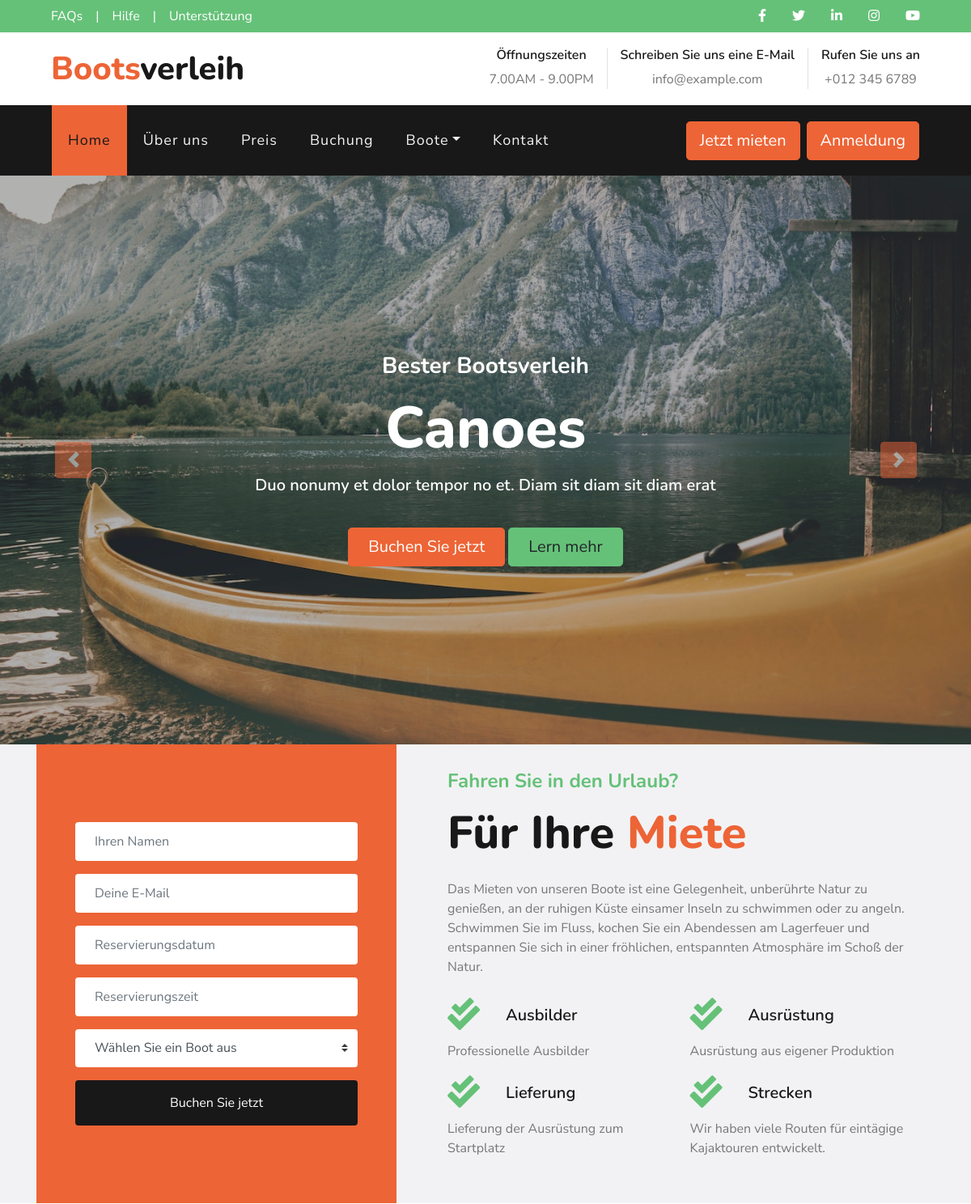
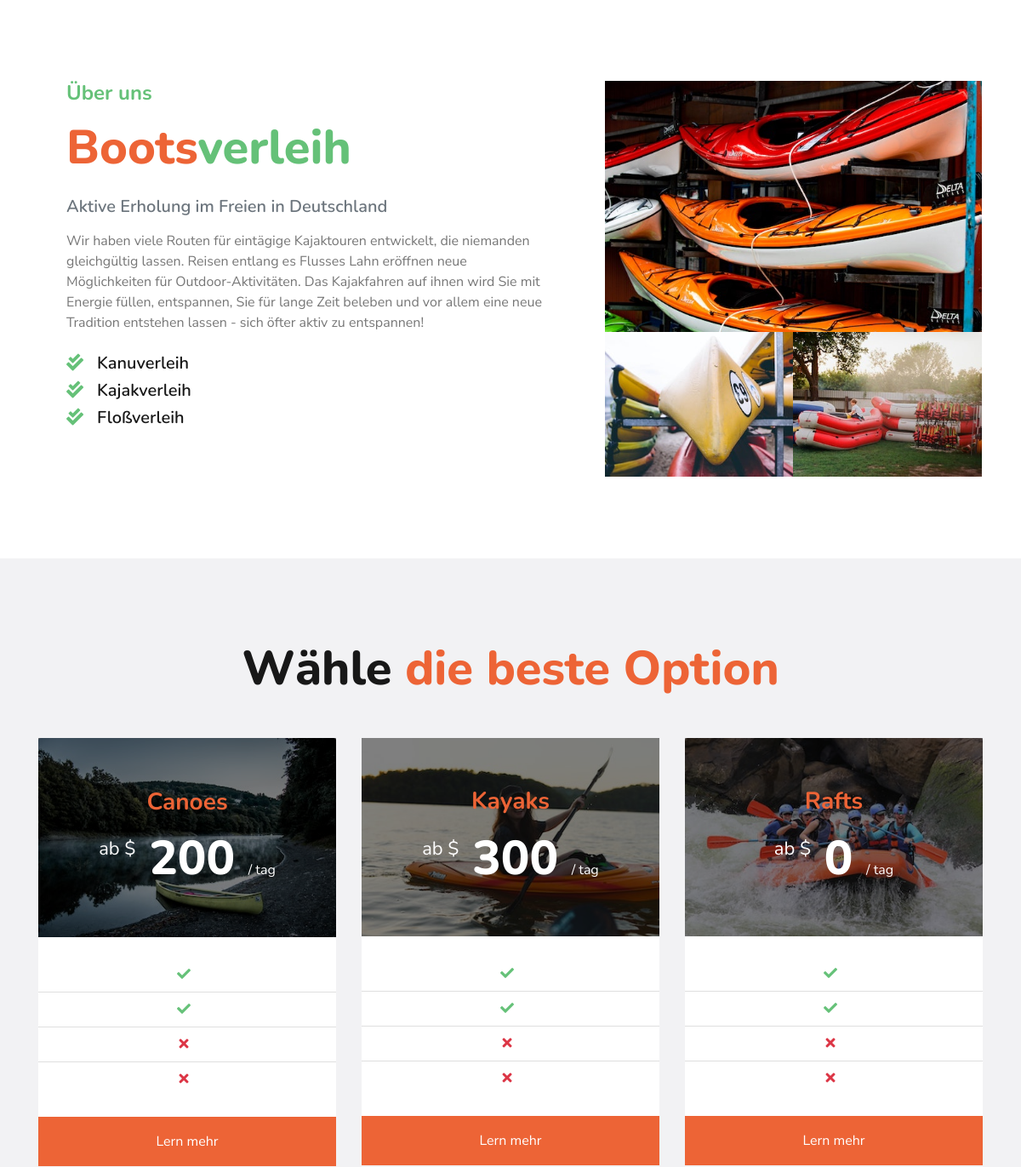
Before: / (upper part) with the older database file (2 pictures, top to bottom).
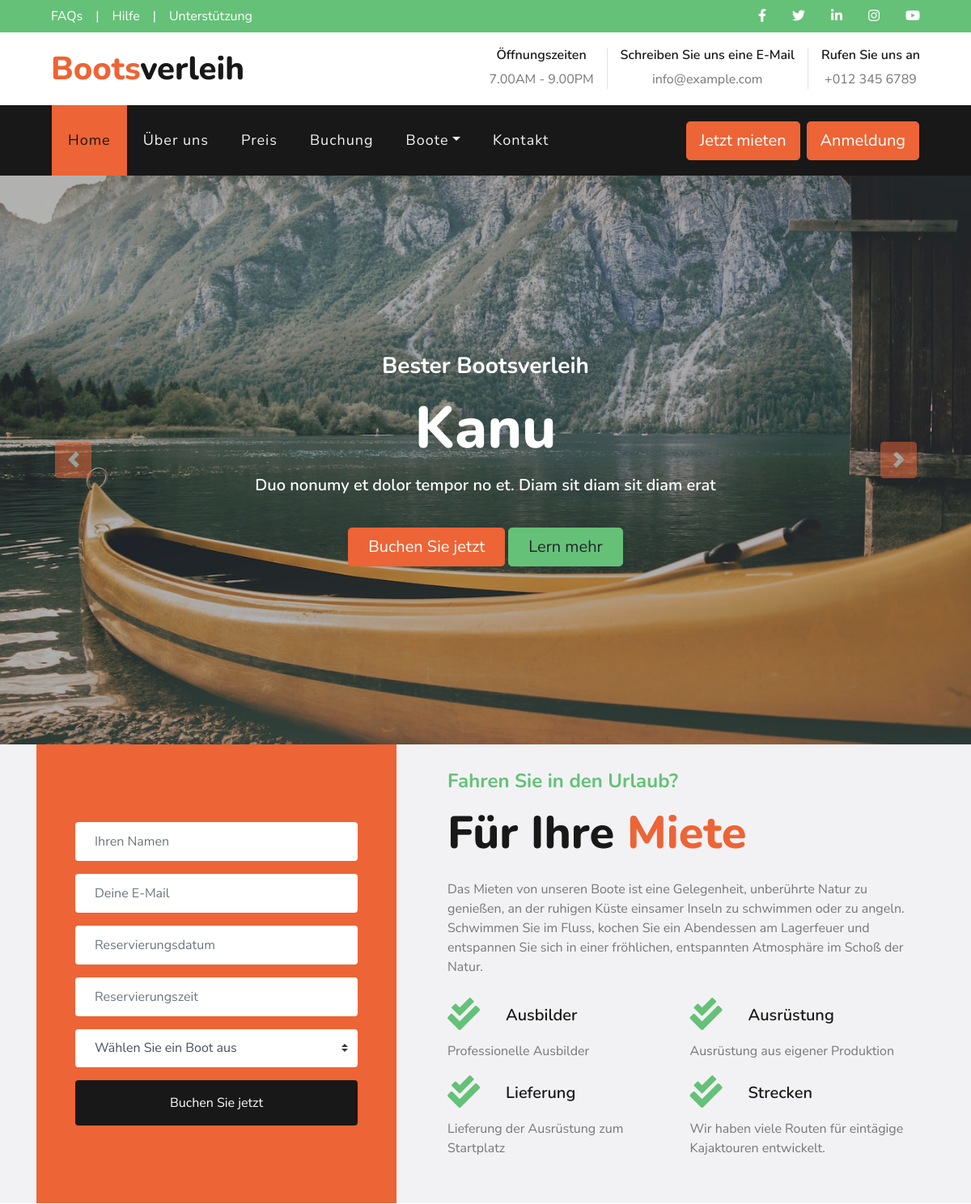
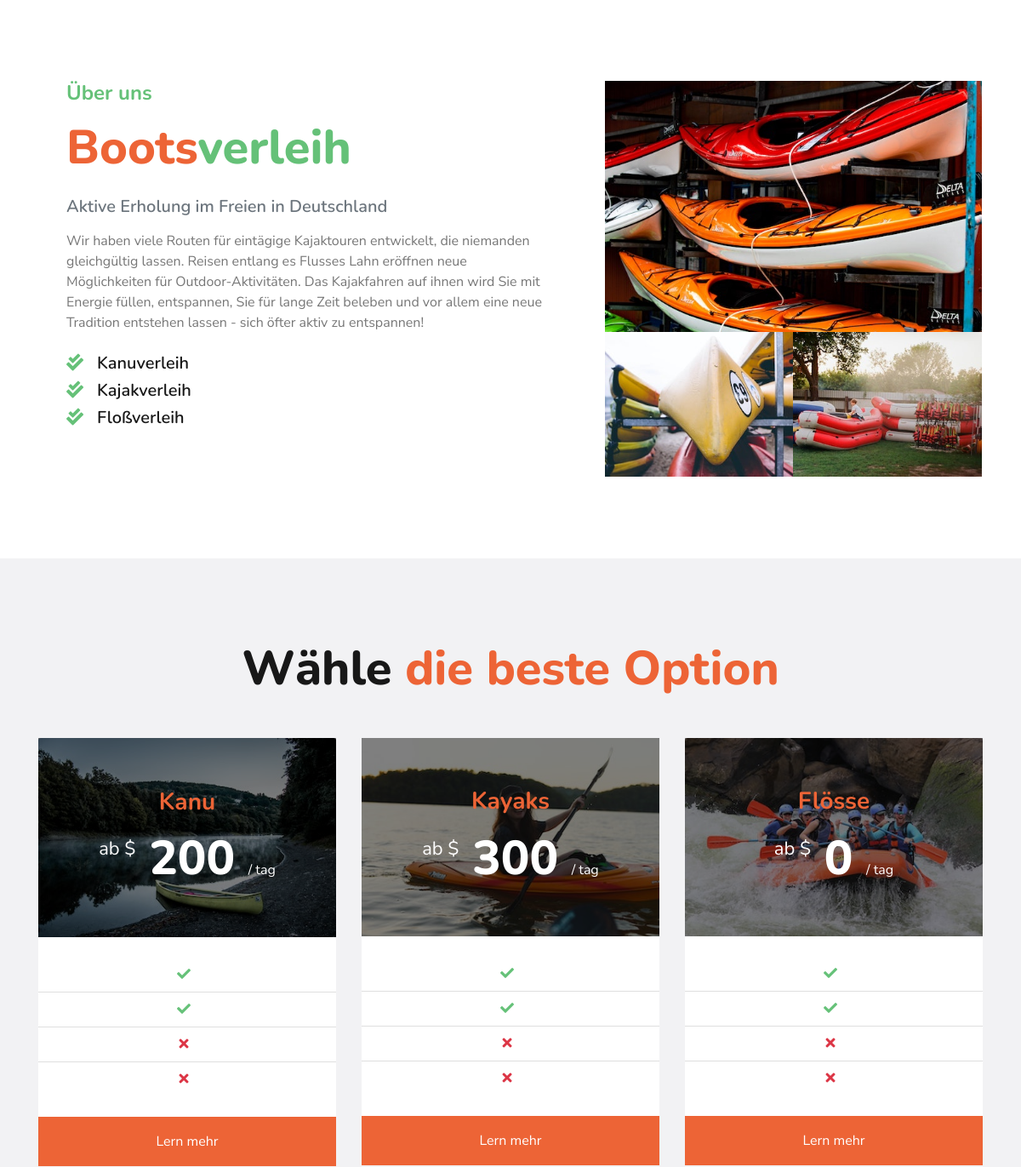
After: the same page with the newer database file (2 pictures, top to bottom).
### tables this page shows
CREATE TABLE `boot_categorie` (
  `id` int(11) NOT NULL,
  `name` varchar(255) NOT NULL,
  `slug` varchar(255) NOT NULL,
  `active` tinyint(1) NOT NULL DEFAULT 1,
  `carousel_image` varchar(255) NOT NULL,
  `price_image` varchar(255) NOT NULL
);

### _navbar.php (called while the page is built, shortened)
<?php require_once('database/database.php');
$categories = selectCategories();?>

### database/database.php (called while the page is built, shortened)
<?php
function connect()
{
  $servername = "localhost";
  $username = "root";
  $password = "";
  $dbname = "boots_verleih";
  $conn = new mysqli($servername, $username, $password, $dbname);
  return $conn;
}
function selectCategories()
{
  $conn = connect();
  $sql = "SELECT * FROM boot_categorie";
  $result = $conn->query($sql);
  if ($result->num_rows > 0) {
    while ($row = $result->fetch_assoc()) {
      $categories[] = $row;
    }
  } else {
    $categories = [];
  }
  return  $categories;
}
function getMinPrice()
{
  $conn = connect();
  $sql = "SELECT category_slug, MIN(price) FROM boat GROUP BY category_slug";
  $result = $conn->query($sql);
  if ($result->num_rows > 0) {
    while ($row = $result->fetch_assoc()) {
      $minPrices[$row['category_slug']] = $row['MIN(price)'];
    }
  } else {
    $minPrices = [];
  }
  return $minPrices;
}

### index.php (the view, shortened to what the rows shown need)
<!DOCTYPE html>
<html lang="en">
<head>
    <link href="https://cdnjs.cloudflare.com/ajax/libs/font-awesome/5.10.0/css/all.min.css" rel="stylesheet">
    <link href="lib/owlcarousel/assets/owl.carousel.min.css" rel="stylesheet">
    <link href="lib/tempusdominus/css/tempusdominus-bootstrap-4.min.css" rel="stylesheet" />
    <link href="css/style.css" rel="stylesheet">
</head>
<body>
    <?php include('_header.php'); ?>
    <?php include('_navbar.php'); ?>
    <div class="container-fluid p-0">
        <div id="header-carousel" class="carousel slide" data-ride="carousel">
            <div class="carousel-inner">
                <?php foreach ($categories as $key => $categorie) : ?>
                    <div class="carousel-item <?= $key === 0 ? 'active' : ''; ?>">
                        <img class="w-100" src="<?= $categorie['carousel_image'] ?>" alt="Image">
                        <div class="carousel-caption d-flex flex-column align-items-center justify-content-center">
                            <div class="p-3" style="max-width: 900px;">
                                <h3 class="text-white mb-3 d-none d-sm-block">Bester Bootsverleih</h3>
                                <h1 class="display-3 text-white mb-3"><?= $categorie['name'] ?></h1>
                                <h5 class="text-white mb-3 d-none d-sm-block">Duo nonumy et dolor tempor no et. Diam sit diam sit diam erat</h5>
                                <a href="#booking" class="btn btn-lg btn-primary mt-3 mt-md-4 px-4">Buchen Sie jetzt</a>
                                <a href="boat.php=<?= $categorie['slug'] ?>" class="btn btn-lg btn-secondary mt-3 mt-md-4 px-4">Lern mehr</a>
                            </div>
                        </div>
                    </div>
                <?php endforeach; ?>
            </div>
        </div>
    </div>
    <div id="booking" class="container-fluid bg-light">
        <div class="container">
            <div class="row align-items-center">
                <div class="col-lg-7 py-5 py-lg-0 px-3 px-lg-5">
                    <h1 class="display-4 mb-4">Für Ihre<span class="text-primary"> Miete</span></h1>
                    <div class="row py-2">
                        <div class="col-sm-6">
                            <div class="d-flex flex-column">
                                <div class="d-flex align-items-center mb-2">
                                    <h1 class="font-weight-normal text-secondary m-0 mr-3"><i class="fa fa-check-double text-secondary mr-3"></i></h1>
                                </div>
                            </div>
                        </div>
                        <div class="col-sm-6">
                            <div class="d-flex flex-column">
                                <div class="d-flex align-items-center mb-2">
                                    <h1 class="font-weight-normal text-secondary m-0 mr-3"><i class="fa fa-check-double text-secondary mr-3"></i></h1>
                                </div>
                            </div>
                        </div>
                        <div class="col-sm-6">
                            <div class="d-flex flex-column">
                                <div class="d-flex align-items-center mb-2">
                                    <h1 class="font-weight-normal text-secondary m-0 mr-3"><i class="fa fa-check-double text-secondary mr-3"></i></h1>
                                </div>
                            </div>
                        </div>
                        <div class="col-sm-6">
                            <div class="d-flex flex-column">
                                <div class="d-flex align-items-center mb-2">
                                    <h1 class="font-weight-normal text-secondary m-0 mr-3"><i class="fa fa-check-double text-secondary mr-3"></i></h1>
                                </div>
                            </div>
                        </div>
                    </div>
                </div>
            </div>
        </div>
    </div>
    <div id="about" class="container py-5">
        <div class="row py-5">
            <div class="col-lg-7 pb-5 pb-lg-0 px-3 px-lg-5">
                <h1 class="display-4 mb-4"><span class="text-primary">Boots</span><span class="text-secondary">verleih</span></h1>
            </div>
        </div>
    </div>
    <div id="pricing" class="container-fluid bg-light pt-5 pb-4">
        <div class="container py-5">
            <div class="d-flex flex-column text-center mb-5">
                <h1 class="display-4 m-0">Wähle <span class="text-primary">die beste Option</span></h1>
            </div>
            <div class="row">
                <?php foreach ($categories as $categorie) : ?>
                    <?php include('_categorie_card.php') ?>
                <?php endforeach; ?>
            </div>
        </div>
    </div>
</body>
</html>

### _categorie_card.php
<?php $minPrices = getMinPrice();?>
<div class="col-lg-4 mb-4">
                    <div class="card border-0">
                        <div class="card-header position-relative border-0 p-0 mb-4">
                            <img class="card-img-top" src="<?= $categorie['price_image']?>" alt="">
                            <div class="position-absolute d-flex flex-column align-items-center justify-content-center w-100 h-100" style="top: 0; left: 0; z-index: 1; background: rgba(0, 0, 0, .5);">
                                <h3 class="text-primary mb-3"><?= $categorie['name']?></h3>
                                <h1 class="display-4 text-white mb-0">
                                    <small class="align-top" style="font-size: 22px; line-height: 45px;">ab $</small>
                                    <?= $minPrices[$categorie['slug']]?? 0?>
                                    <small class="align-bottom" style="font-size: 16px; line-height: 40px;">/ tag</small>
                                </h1>
                            </div>
                        </div>
                        <div class="card-body text-center p-0">
                            <ul class="list-group list-group-flush mb-4">
                                <li class="list-group-item p-2"><i class="fa fa-check text-secondary mr-2"></i></li>
                                <li class="list-group-item p-2"><i class="fa fa-check text-secondary mr-2"></i></li>
                                <li class="list-group-item p-2"><i class="fa fa-times text-danger mr-2"></i></li>
                                <li class="list-group-item p-2"><i class="fa fa-times text-danger mr-2"></i></li>
                            </ul>
                        </div>
                        <div class="card-footer border-0 p-0">
                            <a href="/boat.php" class="btn btn-primary btn-block p-3" style="border-radius: 0;">Lern mehr</a>
                        </div>
                    </div>
                </div>

Changed rows visible on the page:
changed boot_categorie: name "Canoes" → "Kanu"
changed boot_categorie: name "Rafts" → "Flösse"
